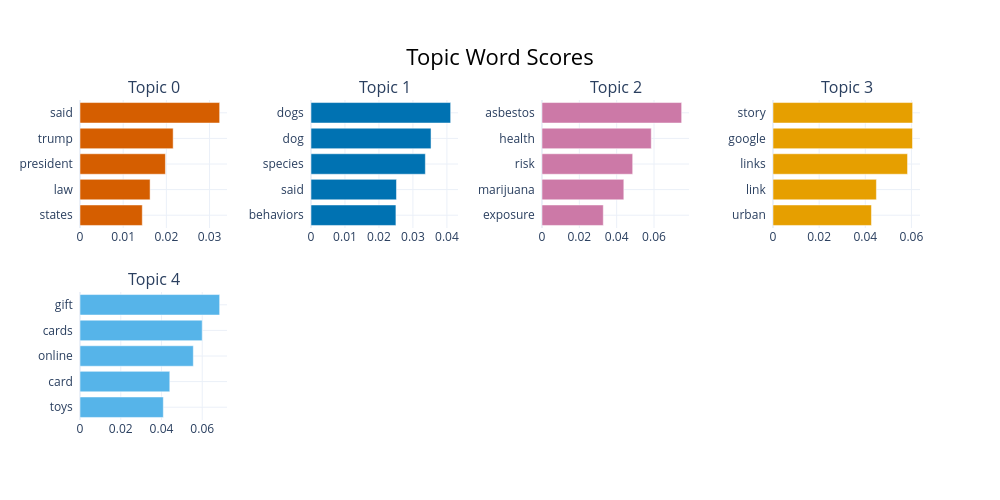

The cell this chart's notebook holds for it:
### Code cell
topic_model.visualize_barchart()

### Figure 1 — Plotly figure (JSON) as saved in the notebook; plotly's stock layout.template omitted (floating-point values rounded to 4 significant figures)
{"data": [{"marker": {"color": "#D55E00"}, "orientation": "h", "type": "bar", "x": [0.01442, 0.01623, 0.01978, 0.02157, 0.03234], "xaxis": "x", "y": ["states  ", "law  ", "president  ", "trump  ", "said  "], "yaxis": "y"}, {"marker": {"color": "#0072B2"}, "orientation": "h", "type": "bar", "x": [0.02499, 0.02515, 0.03366, 0.03533, 0.0411], "xaxis": "x2", "y": ["behaviors  ", "said  ", "species  ", "dog  ", "dogs  "], "yaxis": "y2"}, {"marker": {"color": "#CC79A7"}, "orientation": "h", "type": "bar", "x": [0.03284, 0.04383, 0.04858, 0.05854, 0.07481], "xaxis": "x3", "y": ["exposure  ", "marijuana  ", "risk  ", "health  ", "asbestos  "], "yaxis": "y3"}, {"marker": {"color": "#E69F00"}, "orientation": "h", "type": "bar", "x": [0.04267, 0.04482, 0.05832, 0.06046, 0.06053], "xaxis": "x4", "y": ["urban  ", "link  ", "links  ", "google  ", "story  "], "yaxis": "y4"}, {"marker": {"color": "#56B4E9"}, "orientation": "h", "type": "bar", "x": [0.0409, 0.04407, 0.05562, 0.05998, 0.06855], "xaxis": "x5", "y": ["toys  ", "card  ", "online  ", "cards  ", "gift  "], "yaxis": "y5"}], "layout": {"annotations": [{"font": {"size": 16}, "showarrow": false, "text": "Topic 0", "x": 0.0875, "xanchor": "center", "xref": "paper", "y": 1, "yanchor": "bottom", "yref": "paper"}, {"font": {"size": 16}, "showarrow": false, "text": "Topic 1", "x": 0.3625, "xanchor": "center", "xref": "paper", "y": 1, "yanchor": "bottom", "yref": "paper"}, {"font": {"size": 16}, "showarrow": false, "text": "Topic 2", "x": 0.6375, "xanchor": "center", "xref": "paper", "y": 1, "yanchor": "bottom", "yref": "paper"}, {"font": {"size": 16}, "showarrow": false, "text": "Topic 3", "x": 0.9125, "xanchor": "center", "xref": "paper", "y": 1, "yanchor": "bottom", "yref": "paper"}, {"font": {"size": 16}, "showarrow": false, "text": "Topic 4", "x": 0.0875, "xanchor": "center", "xref": "paper", "y": 0.4, "yanchor": "bottom", "yref": "paper"}], "height": 500, "hoverlabel": {"bgcolor": "white", "font": {"family": "Rockwell", "size": 16}}, "showlegend": false, "title": {"font": {"color": "Black", "size": 22}, "text": "Topic Word Scores", "x": 0.5, "xanchor": "center", "yanchor": "top"}, "width": 1000, "xaxis": {"anchor": "y", "domain": [0, 0.175], "showgrid": true}, "xaxis2": {"anchor": "y2", "domain": [0.275, 0.45], "showgrid": true}, "xaxis3": {"anchor": "y3", "domain": [0.55, 0.725], "showgrid": true}, "xaxis4": {"anchor": "y4", "domain": [0.825, 1], "showgrid": true}, "xaxis5": {"anchor": "y5", "domain": [0, 0.175], "showgrid": true}, "xaxis6": {"anchor": "y6", "domain": [0.275, 0.45], "showgrid": true}, "xaxis7": {"anchor": "y7", "domain": [0.55, 0.725], "showgrid": true}, "xaxis8": {"anchor": "y8", "domain": [0.825, 1], "showgrid": true}, "yaxis": {"anchor": "x", "domain": [0.6, 1], "showgrid": true}, "yaxis2": {"anchor": "x2", "domain": [0.6, 1], "showgrid": true}, "yaxis3": {"anchor": "x3", "domain": [0.6, 1], "showgrid": true}, "yaxis4": {"anchor": "x4", "domain": [0.6, 1], "showgrid": true}, "yaxis5": {"anchor": "x5", "domain": [0, 0.4], "showgrid": true}, "yaxis6": {"anchor": "x6", "domain": [0, 0.4], "showgrid": true}, "yaxis7": {"anchor": "x7", "domain": [0, 0.4], "showgrid": true}, "yaxis8": {"anchor": "x8", "domain": [0, 0.4], "showgrid": true}}}
